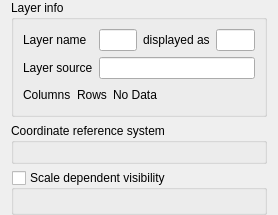
             <widget class="QWidget" name="scrollAreaWidgetContents_3">
              <property name="geometry">
               <rect>
                <x>0</x>
                <y>0</y>
                <width>278</width>
                <height>202</height>
               </rect>
              </property>
              <layout class="QVBoxLayout" name="verticalLayout_7">
               <property name="topMargin">
                <number>0</number>
               </property>
               <property name="bottomMargin">
                <number>0</number>
               </property>
               <item>
                <widget class="QgsCollapsibleGroupBox" name="mLayerInfoGrpBx">
                 <property name="title">
                  <string>Layer info</string>
                 </property>
                 <property name="syncGroup" stdset="0">
                  <string notr="true">rastergeneral</string>
                 </property>
                 <layout class="QGridLayout" name="gridLayout_4">
                  <item row="0" column="2">
                   <widget class="QLabel" name="label_8">
                    <property name="text">
                     <string>displayed as</string>
                    </property>
                   </widget>
                  </item>
                  <item row="0" column="3">
                   <widget class="QLineEdit" name="leDisplayName">
                    <property name="readOnly">
                     <bool>true</bool>
                    </property>
                   </widget>
                  </item>
                  <item row="0" column="0">
                   <widget class="QLabel" name="lblDisplayName">
                    <property name="text">
                     <string>Layer name</string>
                    </property>
                   </widget>
                  </item>
                  <item row="0" column="1">
                   <widget class="QLineEdit" name="mLayerOrigNameLineEd"/>
                  </item>
                  <item row="1" column="0">
                   <widget class="QLabel" name="lblLayerSource">
                    <property name="text">
                     <string>Layer source</string>
                    </property>
                   </widget>
                  </item>
                  <item row="1" column="1" colspan="3">
                   <widget class="QLineEdit" name="leLayerSource">
                    <property name="readOnly">
                     <bool>true</bool>
                    </property>
                   </widget>
                  </item>
                  <item row="2" column="0" colspan="4">
                   <layout class="QGridLayout" name="_4">
                    <item row="0" column="0">
                     <widget class="QLabel" name="lblColumns">
                      <property name="sizePolicy">
                       <sizepolicy hsizetype="Minimum" vsizetype="Minimum">
                        <horstretch>0</horstretch>
                        <verstretch>0</verstretch>
                       </sizepolicy>
                      </property>
                      <property name="text">
                       <string>Columns</string>
                      </property>
                     </widget>
                    </item>
                    <item row="0" column="1">
                     <widget class="QLabel" name="lblRows">
                      <property name="sizePolicy">
                       <sizepolicy hsizetype="Minimum" vsizetype="Minimum">
                        <horstretch>0</horstretch>
                        <verstretch>0</verstretch>
                       </sizepolicy>
                      </property>
                      <property name="text">
                       <string>Rows</string>
                      </property>
                     </widget>
                    </item>
                    <item row="0" column="2">
                     <widget class="QLabel" name="lblNoData">
                      <property name="sizePolicy">
                       <sizepolicy hsizetype="Minimum" vsizetype="Minimum">
                        <horstretch>0</horstretch>
                        <verstretch>0</verstretch>
                       </sizepolicy>
                      </property>
                      <property name="text">
                       <string>No Data</string>
                      </property>
                     </widget>
                    </item>
                    <item row="0" column="3">
                     <spacer name="horizontalSpacer_5">
                      <property name="orientation">
                       <enum>Qt::Horizontal</enum>
                      </property>
                      <property name="sizeHint" stdset="0">
                       <size>
                        <width>0</width>
                        <height>20</height>
                       </size>
                      </property>
                     </spacer>
                    </item>
                   </layout>
                  </item>
                 </layout>
                </widget>
               </item>
               <item>
                <widget class="QgsCollapsibleGroupBox" name="grpSRS">
                 <property name="title">
                  <string>Coordinate reference system</string>
                 </property>
                 <property name="syncGroup" stdset="0">
                  <string notr="true">rastergeneral</string>
                 </property>
                 <layout class="QVBoxLayout" name="verticalLayout_13">
                  <item>
                   <widget class="QgsProjectionSelectionWidget" name="mCrsSelector" native="true">
                    <property name="focusPolicy">
                     <enum>Qt::StrongFocus</enum>
                    </property>
                   </widget>
                  </item>
                 </layout>
                </widget>
               </item>
               <item>
                <widget class="QgsCollapsibleGroupBox" name="chkUseScaleDependentRendering">
                 <property name="title">
                  <string>Scale dependent visibility</string>
                 </property>
                 <property name="checkable">
                  <bool>true</bool>
                 </property>
                 <property name="checked">
                  <bool>false</bool>
                 </property>
                 <property name="syncGroup" stdset="0">
                  <string notr="true">rastergeneral</string>
                 </property>
                 <layout class="QGridLayout" name="_5">
                  <property name="leftMargin">
                   <number>11</number>
                  </property>
                  <property name="topMargin">
                   <number>11</number>
                  </property>
                  <property name="rightMargin">
                   <number>11</number>
                  </property>
                  <property name="bottomMargin">
                   <number>11</number>
                  </property>
                  <property name="verticalSpacing">
                   <number>6</number>
                  </property>
                  <item row="0" column="0" colspan="2">
                   <widget class="QgsScaleRangeWidget" name="mScaleRangeWidget" native="true">
                    <property name="toolTip">
                     <string/>
                    </property>
                    <property name="whatsThis">
                     <string/>
                    </property>
                   </widget>
                  </item>
                 </layout>
                </widget>
               </item>
               <item>
                <spacer name="verticalSpacer_3">
                 <property name="orientation">
                  <enum>Qt::Vertical</enum>
                 </property>
                 <property name="sizeHint" stdset="0">
                  <size>
                   <width>20</width>
                   <height>0</height>
                  </size>
                 </property>
                </spacer>
               </item>
              </layout>
             </widget>
